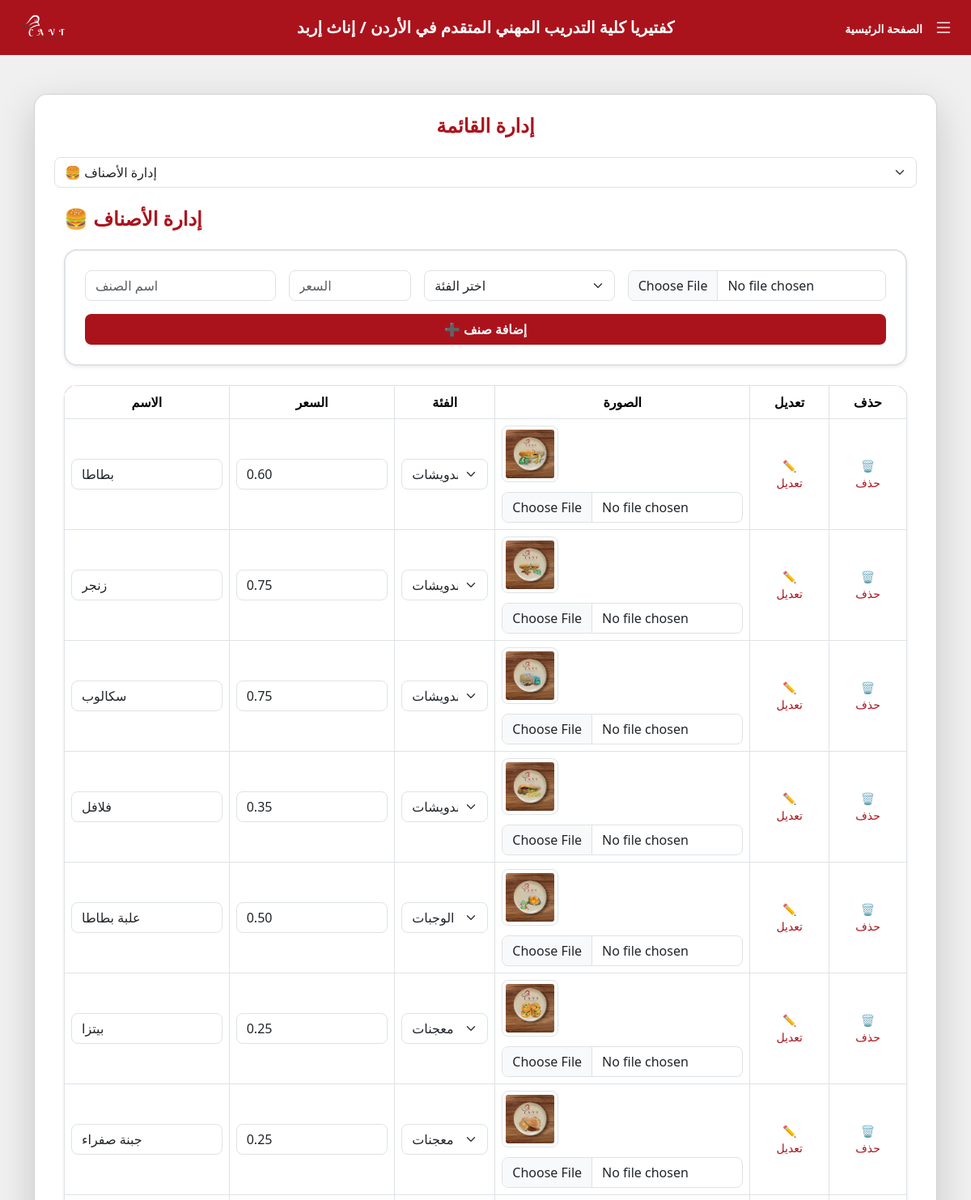
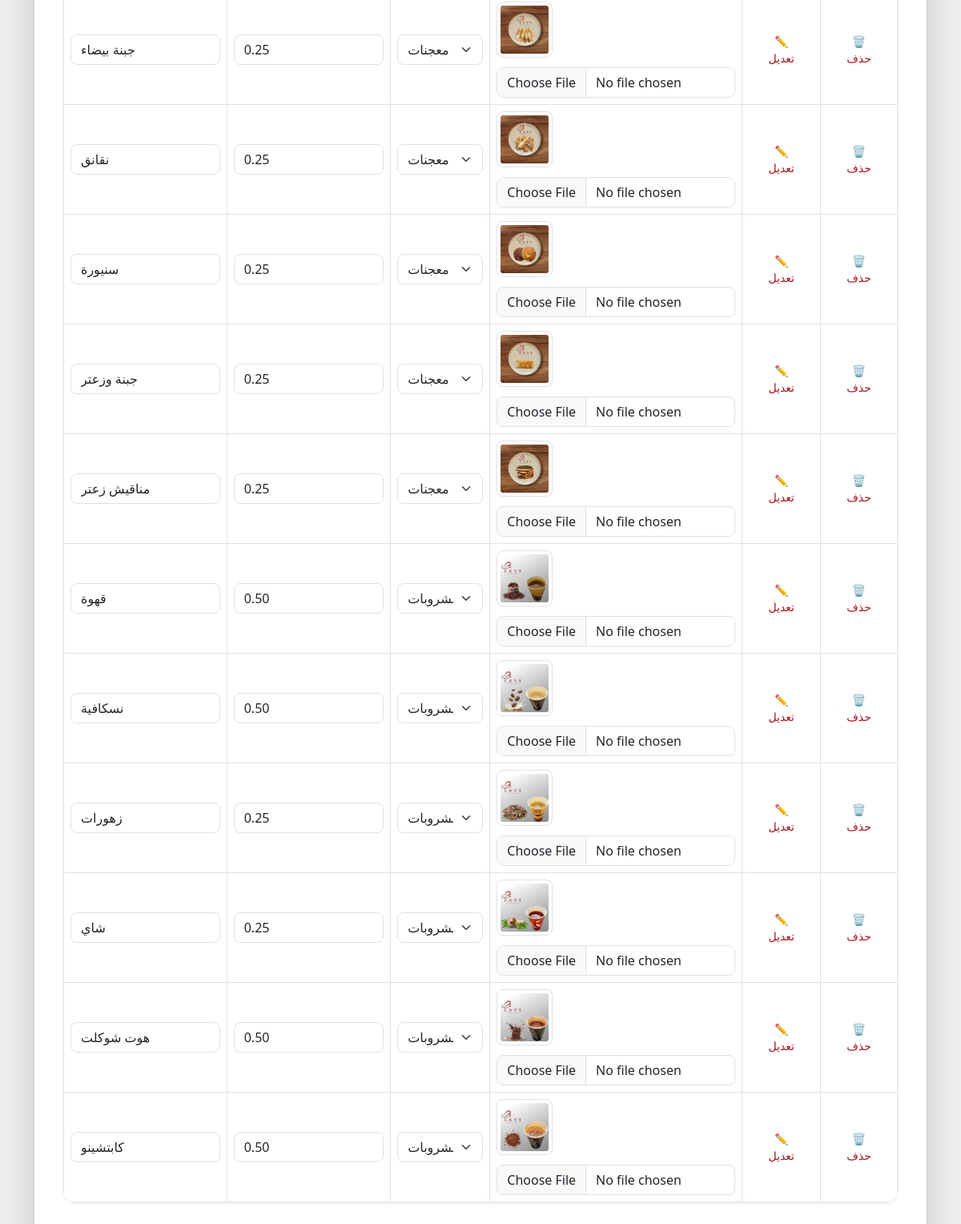
Page /admin/manage-menu (signed in) on the committed database (2 pictures, top to bottom).
### tables this page shows
CREATE TABLE "MenuItem" (
	"id"	INTEGER,
	"name"	TEXT NOT NULL,
	"price"	REAL NOT NULL,
	"category_id"	INTEGER NOT NULL,
	"image"	TEXT DEFAULT 'image/default.jpg',
	PRIMARY KEY("id" AUTOINCREMENT),
	FOREIGN KEY("category_id") REFERENCES "category"("id") ON DELETE CASCADE
);

CREATE TABLE "category" (
	"id"	INTEGER,
	"name"	TEXT NOT NULL UNIQUE,
	PRIMARY KEY("id" AUTOINCREMENT)
);

### temp.py (the view, shortened to what this page needs)
@app.route('/admin/manage-menu', methods=['GET', 'POST'])
@login_required
def admin_manage_menu():
    if session.get('role_id') != 1:
        flash("🚫 لا تملك صلاحية الدخول لهذه الصفحة.")
        return redirect(url_for('homepage'))
    conn = get_db_connection()
    cursor = conn.cursor()
    form = request.form
    files = request.files
    action = form.get('action', '')
    if action == 'add_category' and 'add_category_name' in form:
        cursor.execute("INSERT INTO category (name) VALUES (?)", (form['add_category_name'],))
        conn.commit()  # أضف هذا
        flash("✅ تم إضافة الفئة.")
    elif action == 'edit_category' and 'edit_category_id' in form:
        cursor.execute("UPDATE category SET name=? WHERE id=?", (form['edit_category_name'], form['edit_category_id']))
        flash("✏️ تم تعديل الفئة.")
    elif action == 'delete_category' and 'delete_category_id' in form:
        cursor.execute("DELETE FROM category WHERE id=?", (form['delete_category_id'],))
        flash("🗑️ تم حذف الفئة.")
    elif action == 'add_fixed' and 'add_fixed_name' in form:
        cursor.execute("INSERT INTO fixed_ingredients (name) VALUES (?)", (form['add_fixed_name'],))
        flash("✅ تم إضافة مكون ثابت.")
    elif action == 'edit_fixed' and 'edit_fixed_id' in form:
        cursor.execute("UPDATE fixed_ingredients SET name=? WHERE id=?", (form['edit_fixed_name'], form['edit_fixed_id']))
        flash("✏️ تم تعديل المكون الثابت.")
    elif action == 'delete_fixed' and 'delete_fixed_id' in form:
        cursor.execute("DELETE FROM fixed_ingredients WHERE id=?", (form['delete_fixed_id'],))
        flash("🗑️ تم حذف المكون الثابت.")
    elif action == 'unlink_fixed' and 'unlink_fixed_item_id' in form and 'unlink_fixed_ing_id' in form:
        cursor.execute(
            "DELETE FROM item_fixed_ingredients WHERE item_id=? AND fixed_ingredient_id=?",
            (form['unlink_fixed_item_id'], form['unlink_fixed_ing_id'])
        )
        flash("❌ تم إلغاء ربط المكون الثابت.")
    elif action == 'add_customizable' and 'add_customizable_name' in form:
        cursor.execute("INSERT INTO customizable_ingredients (name) VALUES (?)", (form['add_customizable_name'],))
        flash("✅ تم إضافة مكون قابل للتخصيص.")
    elif action == 'edit_customizable' and 'edit_customizable_id' in form:
        cursor.execute("UPDATE customizable_ingredients SET name=? WHERE id=?", (form['edit_customizable_name'], form['edit_customizable_id']))
        flash("✏️ تم تعديل المكون القابل للتخصيص.")
    elif action == 'delete_customizable' and 'delete_customizable_id' in form:
        cursor.execute("DELETE FROM customizable_ingredients WHERE id=?", (form['delete_customizable_id'],))
        flash("🗑️ تم حذف المكون القابل للتخصيص.")
    elif action == 'unlink_custom' and 'unlink_custom_item_id' in form and 'unlink_custom_option_id' in form:
        cursor.execute(
            "DELETE FROM item_customizable_options WHERE item_id=? AND customizable_option_id=?",
            (form['unlink_custom_item_id'], form['unlink_custom_option_id'])
        )
        flash("❌ تم إلغاء ربط المكون القابل للتخصيص.")
    conn.commit()
    categories = cursor.execute("SELECT * FROM category").fetchall()
    items = cursor.execute("SELECT * FROM MenuItem").fetchall()
    fixed_ingredients = cursor.execute("SELECT * FROM fixed_ingredients").fetchall()
    customizables = cursor.execute("SELECT * FROM customizable_ingredients").fetchall()
    options = cursor.execute("SELECT * FROM customizable_options").fetchall()
    item_fixed_links = cursor.execute("""
        SELECT ifi.item_id, ifi.fixed_ingredient_id AS ing_id,
               mi.name AS item_name, fi.name AS ing_name
        FROM item_fixed_ingredients ifi
        JOIN MenuItem mi ON ifi.item_id = mi.id
        JOIN fixed_ingredients fi ON ifi.fixed_ingredient_id = fi.id
    """).fetchall()
    item_custom_links = cursor.execute("""
        SELECT ico.item_id, ico.customizable_option_id AS option_id,
               mi.name AS item_name, co.name AS option_name
        FROM item_customizable_options ico
        JOIN MenuItem mi ON ico.item_id = mi.id
        JOIN customizable_options co ON ico.customizable_option_id = co.id
    """).fetchall()
    conn.close()
    return render_template("admin_manage_menu.html",
        categories=categories,
        items=items,
        fixed_ingredients=fixed_ingredients,
        customizables=customizables,
        options=options,
        item_fixed_links=item_fixed_links,
        item_custom_links=item_custom_links,
        pagetitle="إدارة قائمة الطعام"
    )

### database.py (called while the page is built)
def get_db_connection():
    conn = sqlite3.connect("college_users.db")
    conn.row_factory = sqlite3.Row  # بترجع النتائج كـ dict
    return conn

### temp.py (called while the page is built)
def login_required(f):
    @wraps(f)
    def decorated_function(*args, **kwargs):
        if 'user_id' not in session:
            flash('يجب تسجيل الدخول أولاً')
            return redirect(url_for('login'))
        return f(*args, **kwargs)
    return decorated_function

### templates/admin_manage_menu.html (shortened to what this page needs)
{% extends 'navbar.html' %}
{% block body %}
<div class="container mt-5">
    <div class="card p-4 rounded-4 shadow-lg mx-auto max-width-800px">
        <h4 class="text-center mb-4 color-AB131C fw-bold">إدارة القائمة</h4>
        <select id="sectionFilter" class="form-select mb-4 rounded-3 border border-1">
            <option value="items" selected>🍔 إدارة الأصناف</option>
        </select>
        <div class="section-block" data-section="items">
            {% include 'admin_parts/manage_items.html' %}
        </div>
    </div>
</div>
{% endblock %}

### templates/admin_parts/manage_items.html (shortened to what this page needs)
<section class="container mb-5">
  <h4 class="color-AB131C fw-bold mb-4">🍔 إدارة الأصناف</h4>
  <form method="POST" enctype="multipart/form-data" class="bg-white border border-2 rounded-4 shadow-sm p-4 mb-4">
    <div class="row g-3">
      <div class="col-md-3">
        <input type="text" name="add_item_name" placeholder="اسم الصنف" required class="form-control rounded-3 border border-1">
      </div>
      <div class="col-md-2">
        <input type="number" step="0.01" name="add_item_price" placeholder="السعر" required class="form-control rounded-3 border border-1">
      </div>
      <div class="col-md-3">
        <select name="add_item_category" class="form-select rounded-3 border border-1" required>
          <option disabled selected>اختر الفئة</option>
        </select>
      </div>
      <div class="col-md-4">
        <input type="file" name="add_item_image" accept="image/*" class="form-control rounded-3 border border-1">
      </div>
    </div>
    <button type="submit" name="action" value="add_item"
      class="btn w-100 mt-3 rounded-3 fw-bold text-white background-color-AB131C">
      ➕ إضافة صنف
    </button>
  </form>
<div class="table-responsive shadow-sm rounded-4 overflow-hidden">
<table class="table table-bordered text-center align-middle m-0 responsive-items-table">
    <thead class="background-color-AB131C text-white">
      <tr>
        <th>الاسم</th>
        <th>السعر</th>
        <th>الفئة</th>
        <th>الصورة</th>
        <th>تعديل</th>
        <th>حذف</th>
      </tr>
    </thead>
    <tbody>
      {% for item in items %}
      <tr>
        <form method="POST" enctype="multipart/form-data">
          <td data-label="الاسم">
            <input name="edit_item_name" value="{{ item.name }}" class="form-control rounded-3 border border-1" required>
          </td>
          <td data-label="السعر">
            <input name="edit_item_price" type="number" step="0.01"
                   value="{{ '%.2f' % item.price }}"
                   class="form-control rounded-3 border border-1" required>
          </td>
          <td data-label="الفئة">
            <select name="edit_item_category" class="form-select rounded-3 border border-1" required>
              {% for cat in categories %}
                <option value="{{ cat.id }}" {% if cat.id == item.category_id %}selected{% endif %}>{{ cat.name }}</option>
              {% endfor %}
            </select>
          </td>
          <td data-label="الصورة">
            <div class="d-flex align-items-center gap-2 flex-wrap">
              {% if item.image %}
                <img src="{{ url_for('static', filename=item.image) }}" class="img-thumbnail width-70px height-70px rounded-3">
              {% else %}
                <img src="{{ url_for('static', filename='image/defult.jpg') }}" class="img-thumbnail width-70px height-70px rounded-3">
              {% endif %}
              <input type="file" name="edit_item_image" accept="image/*" class="form-control mt-1 rounded-3 border border-1">
            </div>
          </td>
          <td data-label="تعديل">
            <button name="action" value="edit_item" class="btn no-hover btn-sm rounded-3 px-3">
              ✏️ تعديل
            </button>
          </td>
        </form>
        <form method="POST" onsubmit="return confirm('هل أنت متأكد من حذف الصنف؟');">
          <td data-label="حذف">
            <button name="action" value="delete_item" class="btn no-hover btn-sm rounded-3 px-3">
              🗑️ حذف
            </button>
          </td>
        </form>
      </tr>
      {% endfor %}
    </tbody>
  </table>
</div>
</section>

### static/style.css (style rules this page uses)
body { font-family: "Segoe UI", Tahoma, Geneva, Verdana, sans-serif; user-select: none; }
input { outline: none !important; box-shadow: none !important; }
.background-color-f0f0f0 { background-color: #f0f0f0 !important; }
.card { animation: fadeIn 0.8s ease-in-out; }
.background-color-AB131C { background-color: #AB131C !important; }
.color-AB131C { color: #AB131C; }
.width-70px { width: 70px; }
.height-70px { height: 70px; }
.no-hover { color: #AB131C !important; }
.height-70px { height: 70px; object-fit: cover; }

### rows in the picture
MenuItem: edit_item_name "بطاطا", edit_item_price "0.60", edit_item_category "السندويشات", image (picture)
MenuItem: edit_item_name "زنجر", edit_item_price "0.75", edit_item_category "السندويشات", image (picture)
MenuItem: edit_item_name "سكالوب", edit_item_price "0.75", edit_item_category "السندويشات", image (picture)
MenuItem: edit_item_name "فلافل", edit_item_price "0.35", edit_item_category "السندويشات", image (picture)
MenuItem: edit_item_name "علبة بطاطا", edit_item_price "0.50", edit_item_category "الوجبات", image (picture)
MenuItem: edit_item_name "بيتزا", edit_item_price "0.25", edit_item_category "معجنات", image (picture)
MenuItem: edit_item_name "جبنة صفراء", edit_item_price "0.25", edit_item_category "معجنات", image (picture)
MenuItem: edit_item_name "جبنة بيضاء", edit_item_price "0.25", edit_item_category "معجنات", image (picture)
MenuItem: edit_item_name "نقانق", edit_item_price "0.25", edit_item_category "معجنات", image (picture)
MenuItem: edit_item_name "سنيورة", edit_item_price "0.25", edit_item_category "معجنات", image (picture)
MenuItem: edit_item_name "جبنة وزعتر", edit_item_price "0.25", edit_item_category "معجنات", image (picture)
MenuItem: edit_item_name "مناقيش زعتر", edit_item_price "0.25", edit_item_category "معجنات", image (picture)
MenuItem: edit_item_name "قهوة", edit_item_price "0.50", edit_item_category "المشروبات", image (picture)
MenuItem: edit_item_name "نسكافية", edit_item_price "0.50", edit_item_category "المشروبات", image (picture)
MenuItem: edit_item_name "زهورات", edit_item_price "0.25", edit_item_category "المشروبات", image (picture)
MenuItem: edit_item_name "شاي", edit_item_price "0.25", edit_item_category "المشروبات", image (picture)
MenuItem: edit_item_name "هوت شوكلت", edit_item_price "0.50", edit_item_category "المشروبات", image (picture)
MenuItem: edit_item_name "كابتشينو", edit_item_price "0.50", edit_item_category "المشروبات", image (picture)
